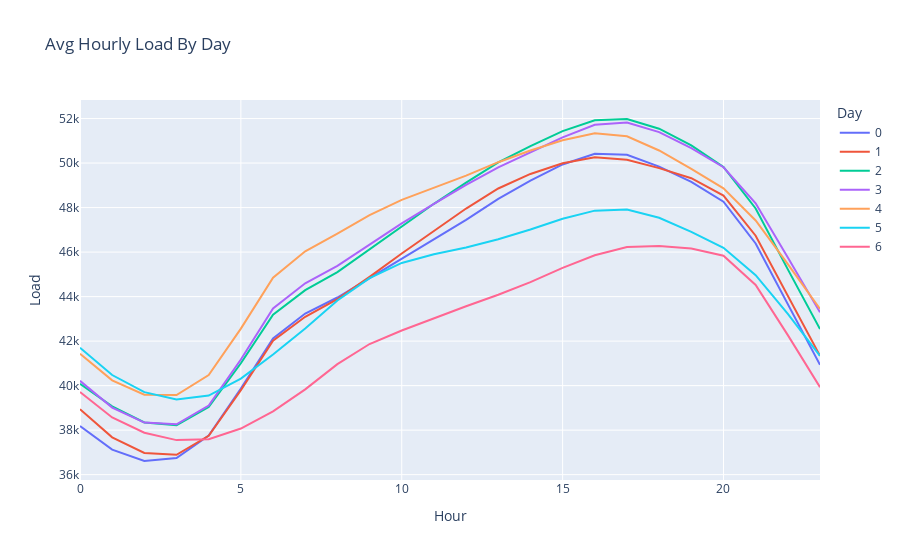

The notebook cell this image was saved under:
### Code cell
# %% Some data visualization 

px.line(data.groupby(['Day','Hour'])['Total_Renew'].mean().reset_index(),x='Hour', \
        y='Total_Renew',color='Day', title="Avg Hourly Solar Gen By Day")
px.line(data.groupby(['Day', 'Hour'])['Price'].mean().reset_index(), x='Hour',
        y='Price', color='Day', title='Avg Hourly Price By Day')
px.line(data.groupby(['Hour', 'Day'])['Load'].mean().reset_index(), x='Hour',
        y='Load', color='Day', title='Avg Hourly Load By Day')

### Figure 1 — Plotly figure (JSON) as saved in the notebook; plotly's stock layout.template omitted (floating-point values rounded to 4 significant figures)
{"data": [{"hovertemplate": "Day=0<br>Hour=%{x}<br>Load=%{y}<extra></extra>", "legendgroup": "0", "line": {"color": "#636efa", "dash": "solid"}, "marker": {"symbol": "circle"}, "mode": "lines", "name": "0", "orientation": "v", "showlegend": true, "type": "scatter", "x": [0, 1, 2, 3, 4, 5, 6, 7, 8, 9, 10, 11, 12, 13, 14, 15, 16, 17, 18, 19, 20, 21, 22, 23], "xaxis": "x", "y": [38180.0, 37120.0, 36610.0, 36740.0, 37760.0, 39870.0, 42120.0, 43240.0, 43960.0, 44820.0, 45710.0, 46550.0, 47450.0, 48390.0, 49210.0, 49940.0, 50420.0, 50380.0, 49840.0, 49160.0, 48260.0, 46390.0, 43630.0, 40940.0], "yaxis": "y"}, {"hovertemplate": "Day=1<br>Hour=%{x}<br>Load=%{y}<extra></extra>", "legendgroup": "1", "line": {"color": "#EF553B", "dash": "solid"}, "marker": {"symbol": "circle"}, "mode": "lines", "name": "1", "orientation": "v", "showlegend": true, "type": "scatter", "x": [0, 1, 2, 3, 4, 5, 6, 7, 8, 9, 10, 11, 12, 13, 14, 15, 16, 17, 18, 19, 20, 21, 22, 23], "xaxis": "x", "y": [38940.0, 37680.0, 36970.0, 36890.0, 37740.0, 39790.0, 42020.0, 43090.0, 43890.0, 44890.0, 45940.0, 46960.0, 47960.0, 48860.0, 49510.0, 49990.0, 50260.0, 50150.0, 49770.0, 49320.0, 48540.0, 46730.0, 44010.0, 41340.0], "yaxis": "y"}, {"hovertemplate": "Day=2<br>Hour=%{x}<br>Load=%{y}<extra></extra>", "legendgroup": "2", "line": {"color": "#00cc96", "dash": "solid"}, "marker": {"symbol": "circle"}, "mode": "lines", "name": "2", "orientation": "v", "showlegend": true, "type": "scatter", "x": [0, 1, 2, 3, 4, 5, 6, 7, 8, 9, 10, 11, 12, 13, 14, 15, 16, 17, 18, 19, 20, 21, 22, 23], "xaxis": "x", "y": [40080.0, 39070.0, 38340.0, 38230.0, 39040.0, 41010.0, 43180.0, 44290.0, 45100.0, 46120.0, 47170.0, 48170.0, 49120.0, 50030.0, 50760.0, 51430.0, 51920.0, 51980.0, 51540.0, 50800.0, 49830.0, 47960.0, 45220.0, 42540.0], "yaxis": "y"}, {"hovertemplate": "Day=3<br>Hour=%{x}<br>Load=%{y}<extra></extra>", "legendgroup": "3", "line": {"color": "#ab63fa", "dash": "solid"}, "marker": {"symbol": "circle"}, "mode": "lines", "name": "3", "orientation": "v", "showlegend": true, "type": "scatter", "x": [0, 1, 2, 3, 4, 5, 6, 7, 8, 9, 10, 11, 12, 13, 14, 15, 16, 17, 18, 19, 20, 21, 22, 23], "xaxis": "x", "y": [40210.0, 39010.0, 38340.0, 38260.0, 39100.0, 41170.0, 43460.0, 44600.0, 45380.0, 46330.0, 47290.0, 48160.0, 49020.0, 49810.0, 50480.0, 51160.0, 51720.0, 51820.0, 51390.0, 50680.0, 49810.0, 48190.0, 45750.0, 43290.0], "yaxis": "y"}, {"hovertemplate": "Day=4<br>Hour=%{x}<br>Load=%{y}<extra></extra>", "legendgroup": "4", "line": {"color": "#FFA15A", "dash": "solid"}, "marker": {"symbol": "circle"}, "mode": "lines", "name": "4", "orientation": "v", "showlegend": true, "type": "scatter", "x": [0, 1, 2, 3, 4, 5, 6, 7, 8, 9, 10, 11, 12, 13, 14, 15, 16, 17, 18, 19, 20, 21, 22, 23], "xaxis": "x", "y": [41430.0, 40240.0, 39590.0, 39580.0, 40480.0, 42560.0, 44850.0, 46030.0, 46830.0, 47660.0, 48350.0, 48890.0, 49440.0, 50040.0, 50560.0, 51030.0, 51340.0, 51200.0, 50570.0, 49740.0, 48870.0, 47420.0, 45460.0, 43440.0], "yaxis": "y"}, {"hovertemplate": "Day=5<br>Hour=%{x}<br>Load=%{y}<extra></extra>", "legendgroup": "5", "line": {"color": "#19d3f3", "dash": "solid"}, "marker": {"symbol": "circle"}, "mode": "lines", "name": "5", "orientation": "v", "showlegend": true, "type": "scatter", "x": [0, 1, 2, 3, 4, 5, 6, 7, 8, 9, 10, 11, 12, 13, 14, 15, 16, 17, 18, 19, 20, 21, 22, 23], "xaxis": "x", "y": [41700.0, 40480.0, 39710.0, 39370.0, 39550.0, 40310.0, 41400.0, 42570.0, 43830.0, 44830.0, 45510.0, 45900.0, 46210.0, 46580.0, 47010.0, 47500.0, 47860.0, 47910.0, 47540.0, 46910.0, 46200.0, 44960.0, 43220.0, 41340.0], "yaxis": "y"}, {"hovertemplate": "Day=6<br>Hour=%{x}<br>Load=%{y}<extra></extra>", "legendgroup": "6", "line": {"color": "#FF6692", "dash": "solid"}, "marker": {"symbol": "circle"}, "mode": "lines", "name": "6", "orientation": "v", "showlegend": true, "type": "scatter", "x": [0, 1, 2, 3, 4, 5, 6, 7, 8, 9, 10, 11, 12, 13, 14, 15, 16, 17, 18, 19, 20, 21, 22, 23], "xaxis": "x", "y": [39720.0, 38570.0, 37880.0, 37550.0, 37590.0, 38070.0, 38840.0, 39830.0, 40960.0, 41870.0, 42480.0, 43040.0, 43570.0, 44080.0, 44650.0, 45290.0, 45860.0, 46220.0, 46270.0, 46170.0, 45840.0, 44520.0, 42270.0, 39930.0], "yaxis": "y"}], "layout": {"legend": {"title": {"text": "Day"}, "tracegroupgap": 0}, "title": {"text": "Avg Hourly Load By Day"}, "xaxis": {"anchor": "y", "domain": [0, 1], "title": {"text": "Hour"}}, "yaxis": {"anchor": "x", "domain": [0, 1], "title": {"text": "Load"}}}}
